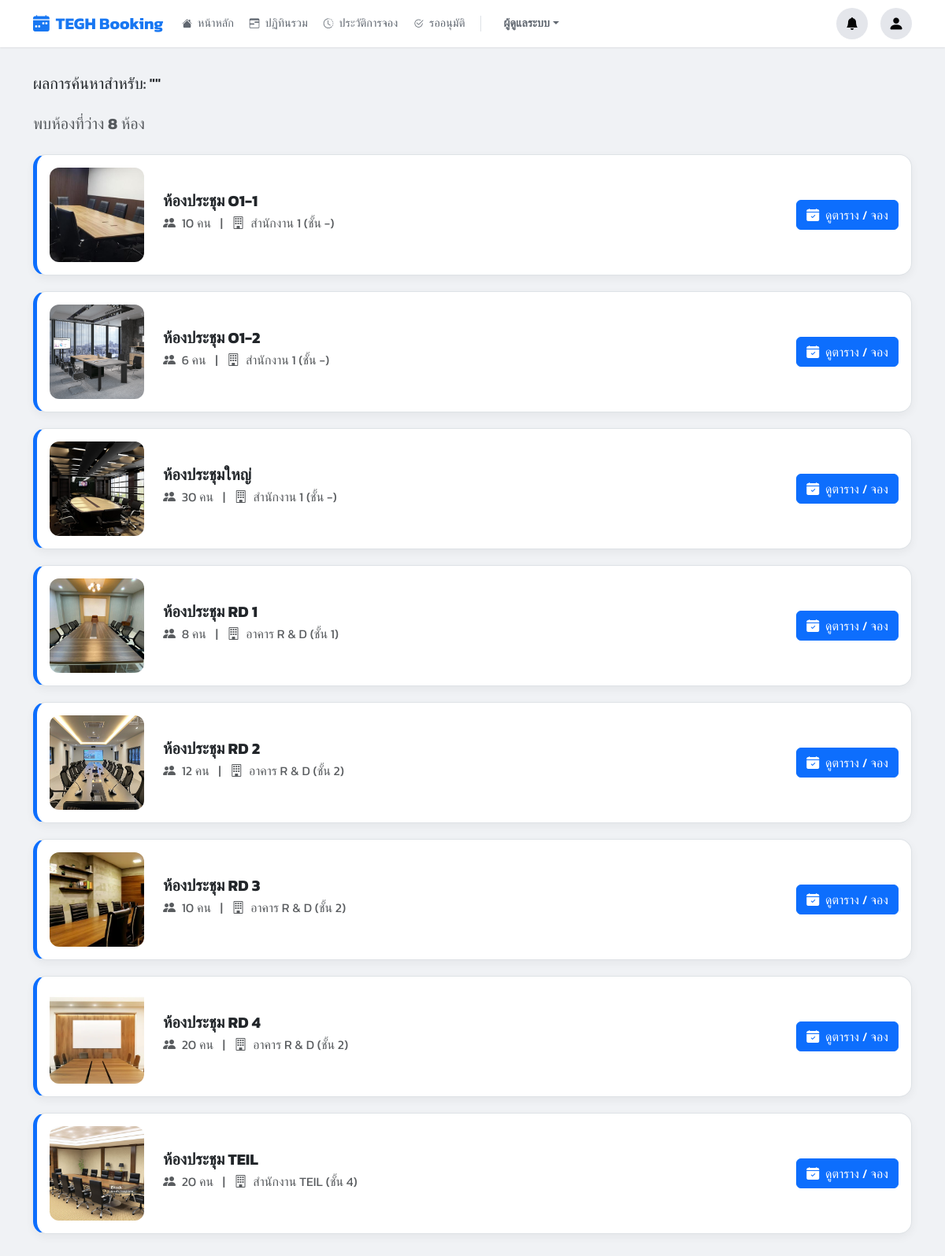
The app's page /search/ (signed in) with its own data.
### booking/models.py (models this page shows, shortened)
class Room(models.Model):
    name = models.CharField(max_length=100, verbose_name="ชื่อห้องประชุม")
    building = models.CharField(max_length=100, blank=True, null=True, verbose_name="อาคาร/ตึก")
    floor = models.CharField(max_length=50, blank=True, null=True, verbose_name="ชั้น")
    location = models.CharField(max_length=255, blank=True, null=True, verbose_name="สถานที่ตั้ง")
    capacity = models.PositiveIntegerField(default=1, verbose_name="ความจุ (คน)")
    equipment_in_room = models.TextField(blank=True, null=True, help_text="ระบุอุปกรณ์ถาวรในห้อง", verbose_name="อุปกรณ์ถาวรในห้อง")
    image = models.ImageField(upload_to='room_images/', blank=True, null=True, verbose_name="รูปภาพห้อง")
    approver = models.ForeignKey(User, on_delete=models.SET_NULL, null=True, blank=True, related_name='approvable_rooms', verbose_name="ผู้อนุมัติ")
    is_maintenance = models.BooleanField(default=False, verbose_name="สถานะปิดปรับปรุง")
    maintenance_start = models.DateTimeField(null=True, blank=True, verbose_name="เริ่มปิดปรับปรุง")
    maintenance_end = models.DateTimeField(null=True, blank=True, verbose_name="สิ้นสุดปิดปรับปรุง")
    requires_approval = models.BooleanField(default=False, verbose_name="ต้องรออนุมัติ")
    line_notify_token = models.CharField(max_length=50, blank=True, null=True, verbose_name="Line Notify Token")
    teams_webhook_url = models.TextField(blank=True, null=True, verbose_name="Teams Webhook URL")

### booking/views.py (the view)
# urls.py: path('search/', views.smart_search_view, name='smart_search'),
@login_required
def smart_search_view(request):
    query = request.GET.get('q', '').strip()
    rooms = Room.objects.all()
    if query:
        match = re.search(r'(\d+)', query)
        capacity = int(match.group(1)) if match else None
        kw = re.sub(r'\d+\s*(คน|ท่าน)?', '', query).strip()
        if capacity: rooms = rooms.filter(capacity__gte=capacity)
        if kw: rooms = rooms.filter(Q(name__icontains=kw) | Q(building__icontains=kw))
    ctx = get_base_context(request)
    ctx.update({'query': query, 'available_rooms': rooms, 'search_count': rooms.count()})
    return render(request, 'pages/search_results.html', ctx)

### booking/views.py (called while the page is built)
def is_admin(user):
    return user.is_authenticated and (user.is_superuser or user.is_staff or user.groups.filter(name='Admin').exists())

def is_approver_or_admin(user):
    return user.is_authenticated and (user.is_superuser or user.is_staff or user.groups.filter(name__in=['Approver', 'Admin']).exists())

### templates/pages/search_results.html (shortened to what this page needs)
{% extends "base.html" %}
{% load static %}
{% block content %}
<div class="page-header mb-4">
    <h5 class="mb-0">ผลการค้นหาสำหรับ: "{{ query_text }}"</h5>
</div>
{% if available_rooms %}
    <p class="text-muted fs-5">
        พบห้องที่ว่าง <strong>{{ available_rooms|length }}</strong> ห้อง
    </p>
    <div class="mt-4">
        {% for room in available_rooms %}
        <div class="room-list-item">
            <div class="room-image-wrapper">
                {% if room.image %}
                    <img src="{{ room.image.url }}" alt="{{ room.name }}">
                {% else %}
                    <div class="no-image-placeholder bg-light text-muted">
                        <i class="bi bi-image" style="font-size: 3rem;"></i>
                    </div>
                {% endif %}
            </div>
            <div class="room-details">
                <h5 class="fw-bold mb-1">{{ room.name }}</h5>
                <p class="text-muted mb-2">
                    <i class="bi bi-people-fill me-1"></i> {{ room.capacity }} คน
                    <span class="mx-2">|</span>
                    <i class="bi bi-building me-1"></i>
                    {{ room.building|default_if_none:room.location|default:"-" }} (ชั้น {{ room.floor|default:"-" }})
                </p>
            </div>
            <div class="room-action">
                <a href="{% url 'room_calendar' room.id %}" class="btn btn-primary">
                    <i class="bi bi-calendar-check-fill me-1"></i> ดูตาราง / จอง
                </a>
            </div>
        </div>
        {% endfor %}
    </div>
{% endif %}
{% endblock %}

### templates/base.html (style rules this page uses)
body { background-color: #f0f2f5; font-family: 'Kanit', sans-serif; padding-top: 70px; }

### templates/pages/search_results.html (style rules this page uses)
.room-list-item { background-color: #ffffff; padding: 1rem; border-radius: 1rem; border: 1px solid #dee2e6; border-left: 5px solid var(--bs-primary); box-shadow: 0 4px 12px rgba(0, 0, 0, 0.05); margin-bottom: 1.25rem; display: flex; align-items: center; }
.room-list-item .room-image-wrapper { flex-shrink: 0; width: 120px; height: 120px; margin-right: 1.5rem; }
.room-list-item .room-image-wrapper img, .room-list-item .room-image-wrapper .no-image-placeholder { width: 100%; height: 100%; object-fit: cover; border-radius: 0.75rem; display: flex; align-items: center; justify-content: center; }
.room-list-item .room-details { flex-grow: 1; }
.room-list-item .room-action { flex-shrink: 0; margin-left: 1.5rem; }

### records on screen
Room: image (picture), name "ห้องประชุม O1-1", capacity "10", building "สำนักงาน 1", floor "-"
Room: image (picture), name "ห้องประชุม O1-2", capacity "6", building "สำนักงาน 1", floor "-"
Room: image (picture), name "ห้องประชุมใหญ่", capacity "30", building "สำนักงาน 1", floor "-"
Room: image (picture), name "ห้องประชุม RD 1", capacity "8", building "อาคาร R & D", floor "1"
Room: image (picture), name "ห้องประชุม RD 2", capacity "12", building "อาคาร R & D", floor "2"
Room: image (picture), name "ห้องประชุม RD 3", capacity "10", building "อาคาร R & D", floor "2"
Room: image (picture), name "ห้องประชุม RD 4", capacity "20", building "อาคาร R & D", floor "2"
Room: image (picture), name "ห้องประชุม TEIL", capacity "20", building "สำนักงาน TEIL", floor "4"

### other values on screen
{{ item.label }} "หน้าหลัก" "ปฏิทินรวม" "ประวัติการจอง" "รออนุมัติ"
{{ available_rooms|length }} "8"
